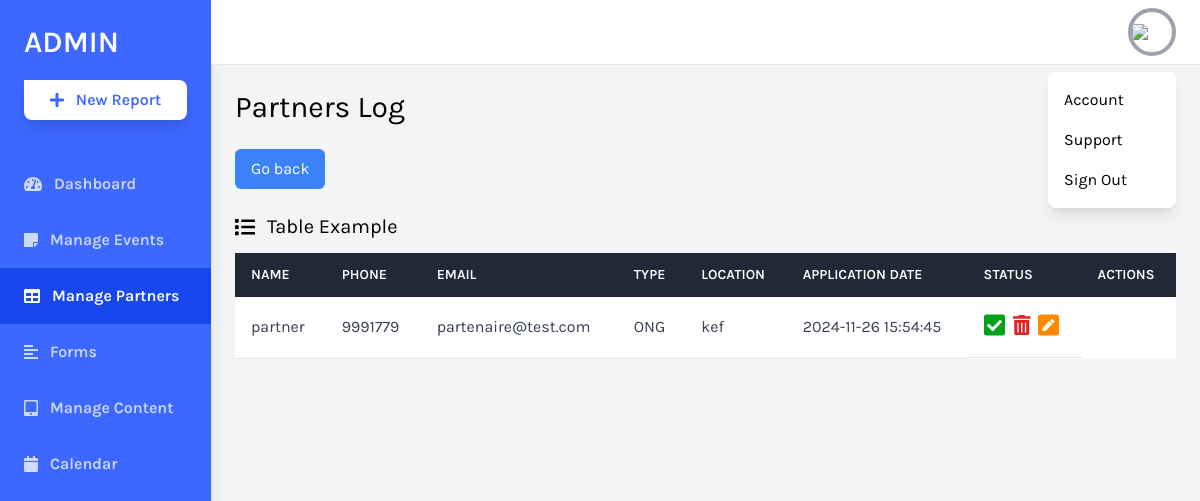
Page /daskboard/partnerLog.php on the earlier database version.
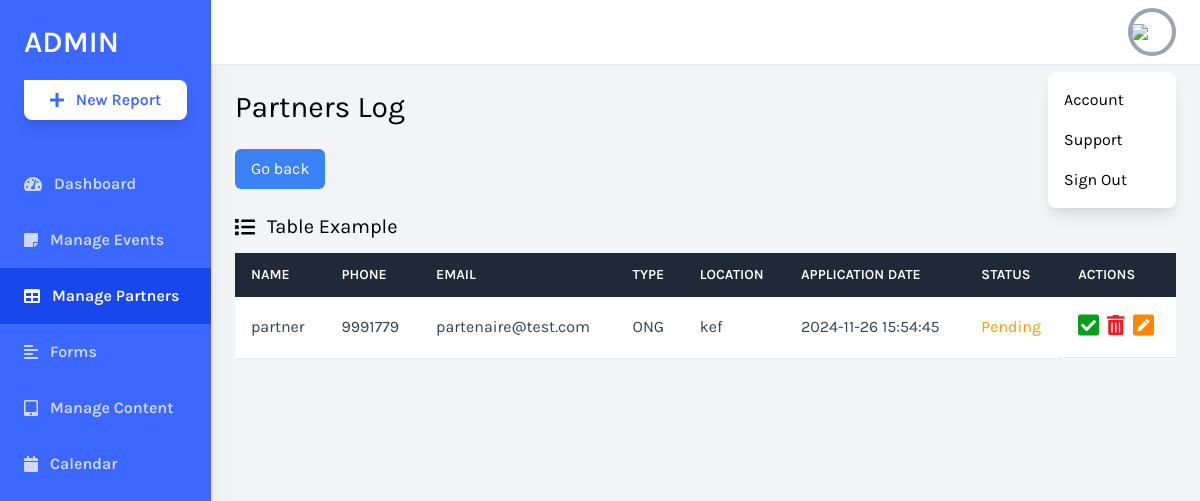
Same page on the later database version.
### tables this page shows
CREATE TABLE `partenaires` (
  `IDpartenaire` int(11) NOT NULL,
  `role` varchar(30) NOT NULL,
  `email` varchar(30) NOT NULL,
  `password` varchar(30) NOT NULL,
  `username` varchar(30) NOT NULL,
  `typepartenaire` varchar(30) NOT NULL,
  `location` varchar(30) NOT NULL,
  `tel` varchar(30) NOT NULL,
  `statue` enum('P','A','D') NOT NULL,
  `dateapplication` timestamp NOT NULL DEFAULT current_timestamp() ON UPDATE current_timestamp()
);

### daskboard/partnerLog.php (the view, shortened to what this page needs)
<?php
include "conn.php";
$req = "select * from partenaires ";
$res = mysqli_query($conn, $req);
?>
<!DOCTYPE html>
<html lang="en">
<head>
    <link href="https://cdnjs.cloudflare.com/ajax/libs/tailwindcss/2.2.19/tailwind.min.css" rel="stylesheet">
</head>
<body class="bg-gray-100 font-family-karla flex">
    <aside class="relative bg-sidebar h-screen w-64 hidden sm:block shadow-xl">
        <div class="p-6">
            <a href="index.php" class="text-white text-3xl font-semibold uppercase hover:text-gray-300">Admin</a>
            <button
                class="w-full bg-white cta-btn font-semibold py-2 mt-5 rounded-br-lg rounded-bl-lg rounded-tr-lg shadow-lg hover:shadow-xl hover:bg-gray-300 flex items-center justify-center">
                <i class="fas fa-plus mr-3"></i> New Report
            </button>
        </div>
        <nav class="text-white text-base font-semibold pt-3">
            <a href="index.php" class="flex items-center text-white opacity-75 hover:opacity-100 py-4 pl-6 nav-item">
                <i class="fas fa-tachometer-alt mr-3"></i>
                Dashboard
            </a>
            <a href="events.php" class="flex items-center text-white opacity-75 hover:opacity-100 py-4 pl-6 nav-item">
                <i class="fas fa-sticky-note mr-3"></i>
                Manage Events
            </a>
            <a href="partners.php" class="flex items-center active-nav-link text-white py-4 pl-6 nav-item">
                <i class="fas fa-table mr-3"></i>
                Manage Partners
            </a>
            <a href="forms.html" class="flex items-center text-white opacity-75 hover:opacity-100 py-4 pl-6 nav-item">
                <i class="fas fa-align-left mr-3"></i>
                Forms
            </a>
            <a href="tabs.php" class="flex items-center text-white opacity-75 hover:opacity-100 py-4 pl-6 nav-item">
                <i class="fas fa-tablet-alt mr-3"></i>
                Manage Content
            </a>
            <a href="calendar.php"
                class="flex items-center text-white opacity-75 hover:opacity-100 py-4 pl-6 nav-item">
                <i class="fas fa-calendar mr-3"></i>
                Calendar
            </a>
        </nav>
    </aside>
    <div class="relative w-full flex flex-col h-screen overflow-y-hidden">
        <header class="w-full items-center bg-white py-2 px-6 hidden sm:flex">
            <div x-data="{ isOpen: false }" class="relative w-1/2 flex justify-end">
                <button @click="isOpen = !isOpen"
                    class="realtive z-10 w-12 h-12 rounded-full overflow-hidden border-4 border-gray-400 hover:border-gray-300 focus:border-gray-300 focus:outline-none">
                    <img src="https://source.unsplash.com/uJ8LNVCBjFQ/400x400">
                </button>
                <button x-show="isOpen" @click="isOpen = false"
                    class="h-full w-full fixed inset-0 cursor-default"></button>
                <div x-show="isOpen" class="absolute w-32 bg-white rounded-lg shadow-lg py-2 mt-16">
                    <a href="#" class="block px-4 py-2 account-link hover:text-white">Account</a>
                    <a href="#" class="block px-4 py-2 account-link hover:text-white">Support</a>
                    <a href="logout.php" class="block px-4 py-2 account-link hover:text-white">Sign Out</a>
                </div>
            </div>
        </header>
        <div class="w-full h-screen overflow-x-hidden border-t flex flex-col">
            <main class="w-full flex-grow p-6">
                <h1 class="text-3xl text-black pb-6">Partners Log</h1>
             <a href="partners.php">
                <button type="button"
                    class="px-4 py-2 bg-blue-500 text-white rounded-md hover:bg-blue-600 focus:outline-none">
                    Go back
                </button>
            </a>
                <div class="w-full mt-6">
                    <p class="text-xl pb-3 flex items-center">
                        <i class="fas fa-list mr-3"></i> Table Example
                    </p>
                    <div class="bg-white overflow-auto">
                        <table class="min-w-full bg-white">
                            <thead class="bg-gray-800 text-white">
                                <tr>
                                    <th class="text-left py-3 px-4 uppercase font-semibold text-sm">Name</th>
                                    <th class="text-left py-3 px-4 uppercase font-semibold text-sm">Phone</th>
                                    <th class="text-left py-3 px-4 uppercase font-semibold text-sm">Email</th>
                                    <th class="text-left py-3 px-4 uppercase font-semibold text-sm">Type</th>
                                    <th class="text-left py-3 px-4 uppercase font-semibold text-sm">Location</th>
                                    <th class="text-left py-3 px-4 uppercase font-semibold text-sm">Application date</th>
                                    <th class="text-left py-3 px-4 uppercase font-semibold text-sm">Status</th>
                                    <th class="text-left py-3 px-4 uppercase font-semibold text-sm">Actions</th>
                                </tr>
                            </thead>
                            <tbody class="text-gray-700">
                            <tr>
                            <?php
                                    if(mysqli_num_rows($res)) {
                                        while($row = mysqli_fetch_assoc($res)) {
                                            echo "<td class='py-4 px-4 border-b border-grey-light'>" .$row['username'] ."</td>";
                                            echo "<td class='py-4 px-4 border-b border-grey-light'>" .$row['tel'] ."</td>";
                                            echo "<td class='py-4 px-4 border-b border-grey-light'>" .$row['email'] ."</td>";
                                            echo "<td class='py-4 px-4 border-b border-grey-light'>" .$row['typepartenaire'] ."</td>";
                                            echo "<td class='py-4 px-4 border-b border-grey-light'>" .$row['location'] ."</td>";
                                            echo "<td class='py-4 px-4 border-b border-grey-light'>" .$row['dateapplication'] ."</td>";
                                            if($row['statue'] =="P") {
                                                echo "<td class='py-4 px-4 border-b border-grey-light text-yellow-500'>Pending</td>";
                                            }
                                            echo "<td class='py-4 px-4 border-b border-grey-light flex items-center '>
                                      <a href='partnersAccept.php?IDpartenaire=".$row['IDpartenaire']."'>
                                            <i class='fas fa-check-square text-2xl'
                                                style='color: rgb(4, 160, 25);'></i></a>
                                        <a href='partnersReject.php?IDpartenaire=".$row['IDpartenaire']."'>
                                            <i class='fas fa-trash-alt text-xl text-red-600 ml-2'
                                                aria-hidden='true'></i></a>
                                                 <a href='partnersPending.php?IDpartenaire=".$row['IDpartenaire']."'>
                                            <i class='fas fa-pen-square text-2xl ml-2'
                                                style='color: rgb(255, 136, 0);'></i></a>
                                    </td>
                                </tr>";
                                        }
                                    }
                                    ?>
                            </tbody>
                        </table>
                    </div>
                </div>
            </main>
        </div>
    </div>
</body>
</html>

### daskboard/partnerLog.php (style rules this page uses)
.font-family-karla { font-family: karla; }
.bg-sidebar { background: #3d68ff; }
.cta-btn { color: #3d68ff; }
.active-nav-link { background: #1947ee; }

Differences in the rows shown:
changed partenaires "partner": now shows "Pending"
